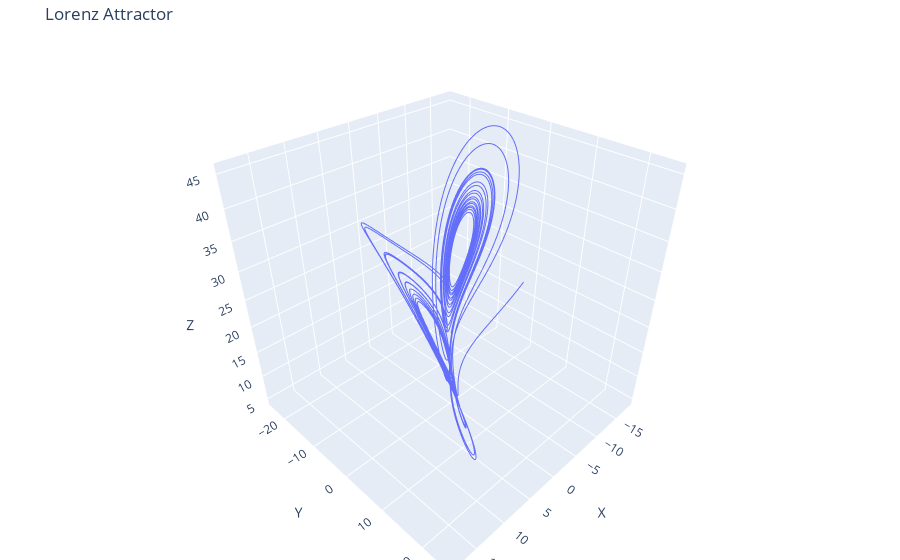

The notebook cell this image was saved under:
### Code cell
# Create 3D scatter plot
x, y, z = Y
fig = go.Figure(data=[go.Scatter3d(x=x, y=y, z=z, mode="lines", marker=dict(size=2))])

# Customize layout
fig.update_layout(
    scene=dict(
        aspectmode="cube",
        xaxis=dict(title="X"),
        yaxis=dict(title="Y"),
        zaxis=dict(title="Z"),
    ),
    title="Lorenz Attractor",
    margin=dict(l=0, r=0, b=0, t=40),
)

# Show the interactive plot
fig.show()

### Figure 1 — Plotly figure (JSON) as saved in the notebook; plotly's stock layout.template omitted (floating-point values rounded to 4 significant figures; data arrays with more than 128 entries replaced by an {"elided": "..."} marker saying what was removed)
{"data": [{"marker": {"size": 2}, "mode": "lines", "type": "scatter3d", "x": {"elided": "25000 float values"}, "y": {"elided": "25000 float values"}, "z": {"elided": "25000 float values"}}], "layout": {"margin": {"b": 0, "l": 0, "r": 0, "t": 40}, "scene": {"aspectmode": "cube", "xaxis": {"title": {"text": "X"}}, "yaxis": {"title": {"text": "Y"}}, "zaxis": {"title": {"text": "Z"}}}, "title": {"text": "Lorenz Attractor"}}}
